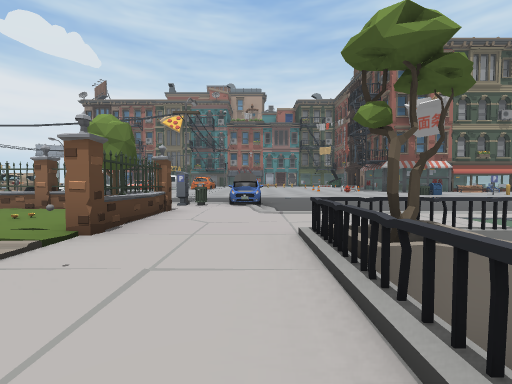
view 1 (above)

24 first-person views from a walk through a 3-D level made in the Unity game engine. The camera is 1.2 m above the floor, tilts 2° down and sees 90° across. The floor is counted in squares, 2 m on a side. Each view is taken from the middle of a square. On the plan, view 1 faces up. The plan holds only what a view shows up to about 9 squares ahead; the rest is blank. The place goes on beyond the plan. The player is left out. Some surface patterns are stand-ins.

view 2
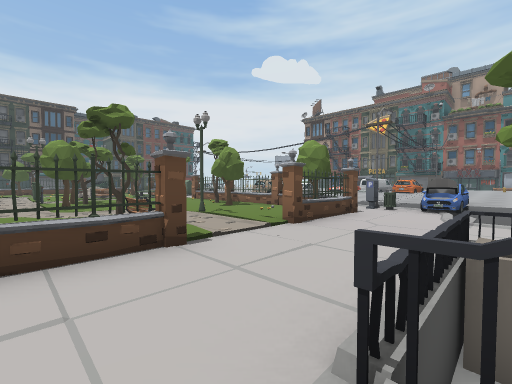

view 3
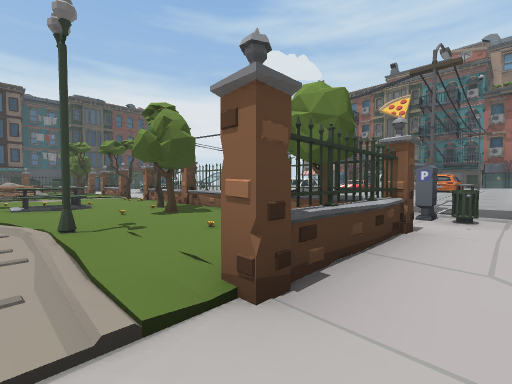

view 4
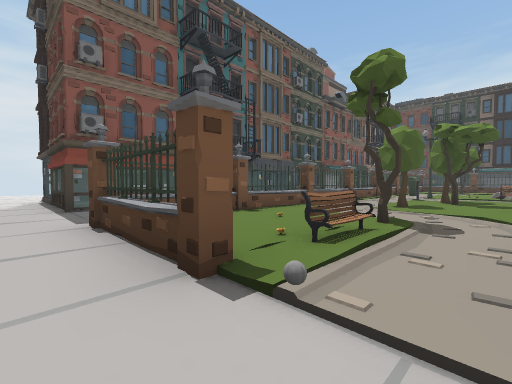

view 5
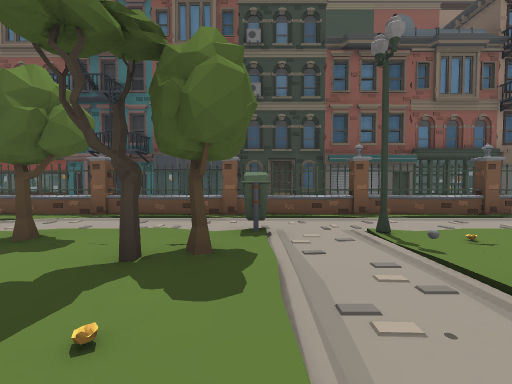

view 6
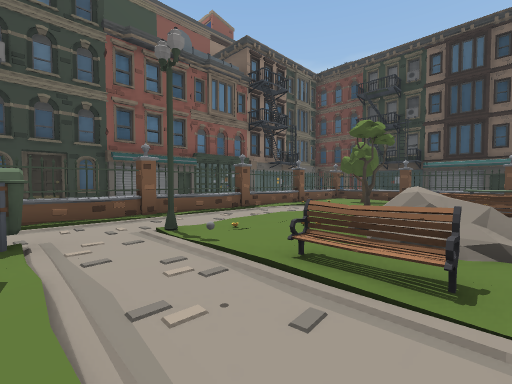

view 7
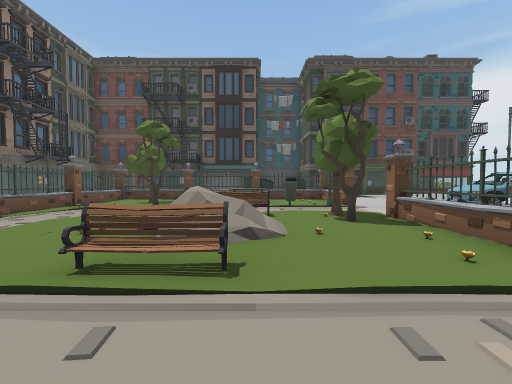

view 8
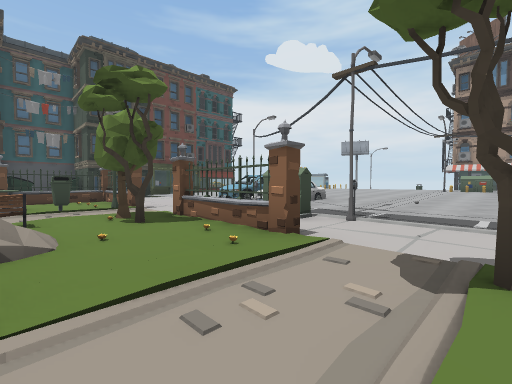

view 9
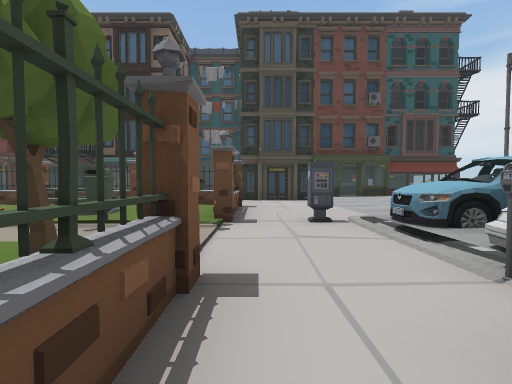

view 10
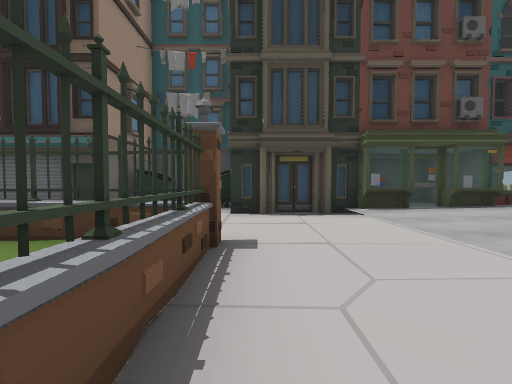

view 11
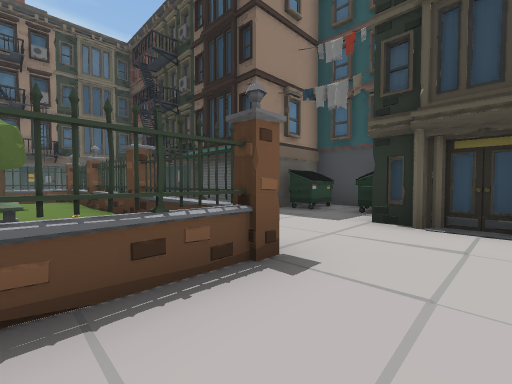

view 12
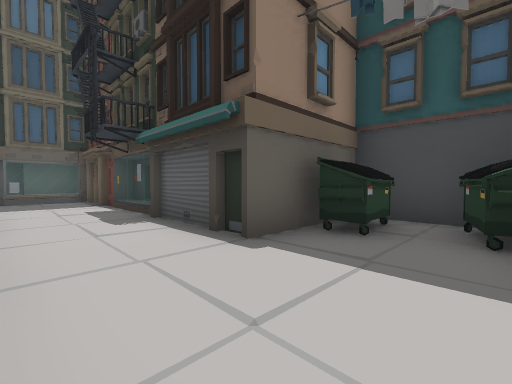

view 13
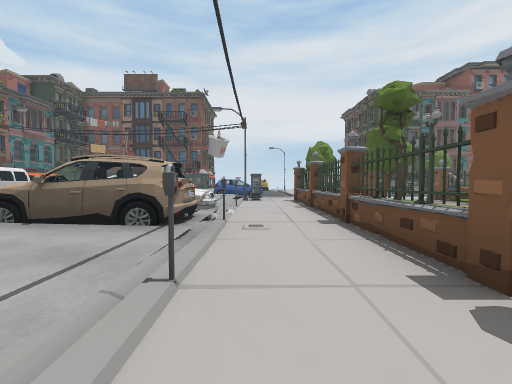

view 14
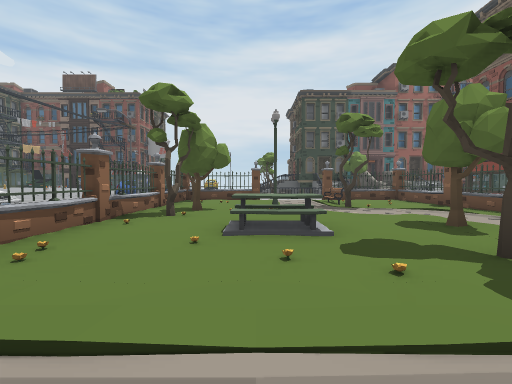

view 15
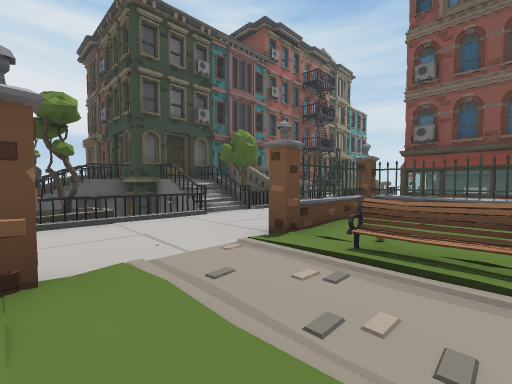

view 16
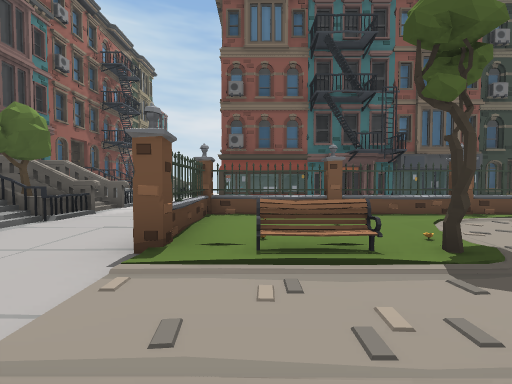

view 17
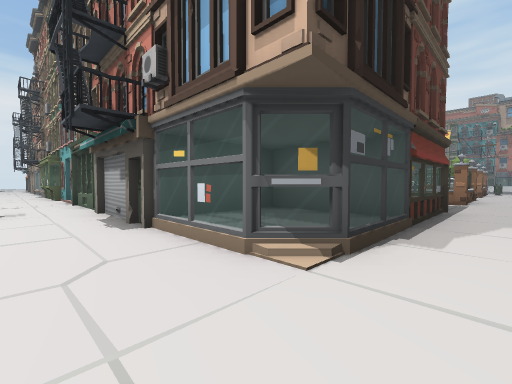

view 18
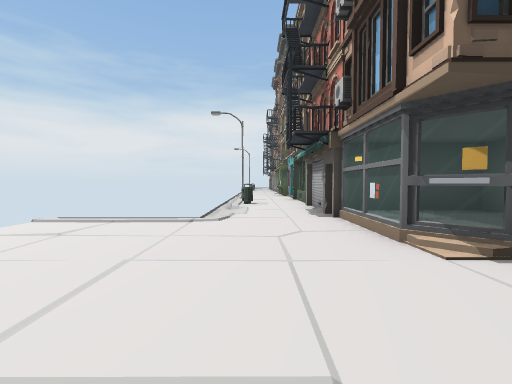

view 19
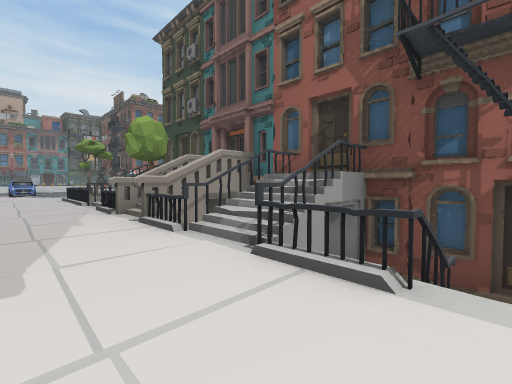

view 20
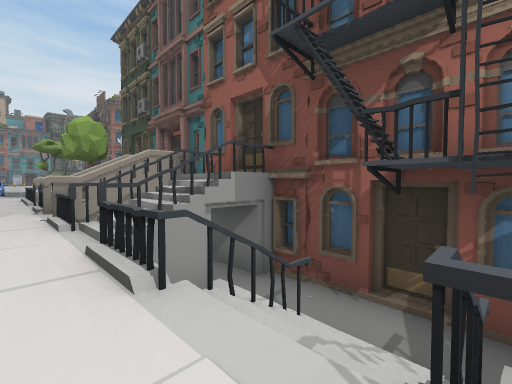

view 21
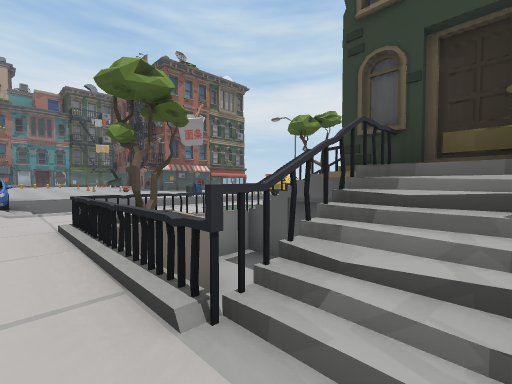

view 22
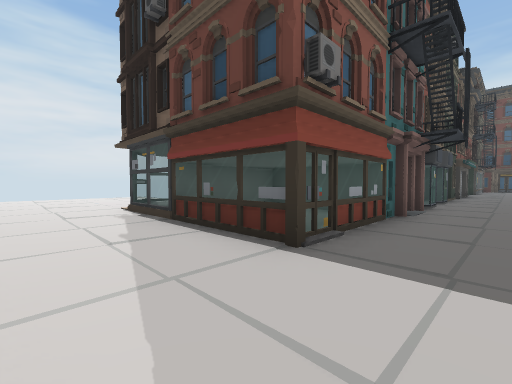

view 23
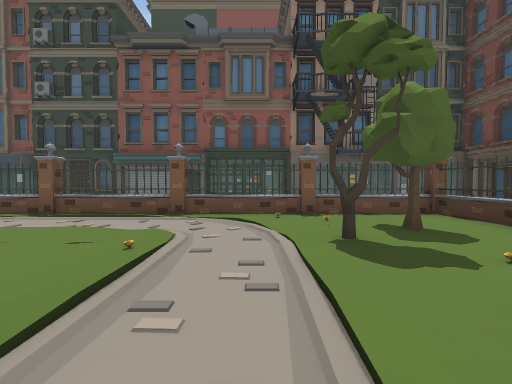

view 24
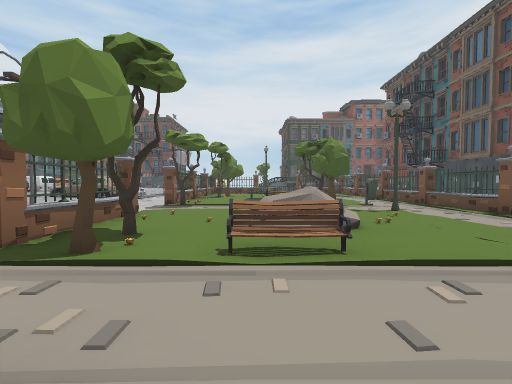

### Floor plan
Key: @ floor where view 1 was taken; # wall or solid block; x gap in a wall; . main floor; : floor 0.25 m higher than the main floor; + floor 0.5 m higher than the main floor; / step, stairs or slope; = window, fence, low wall or low ledge; ^ raised ledge; v drop or lower ground; O other object.
Columns run from 27 left of view 1 to 4 right of it. Each row starts with its distance up from view 1.
 10     OO::   O x:::::O    ++++++
  9     OO:::: OOO:::::OOO ::::+++++
  8     ##:::::OOO:::::OO=:::::O::::
  7    OOO  ..O  OOO..O....O O.O. ..
  6    OOO O...  ..   ....   O... ..
  5 O #OO  . :OOO#OOOOOOO#O#O#..  ..
  4 OO#OO   =..OOOO..:O  OOO.=..  ..
  3 O  OOO OOO:.O  :..OO:....O..Oxv#
  2      O  :...O OO.:O .:#../. Ovv#
  1      O OOO..O O..OO ..O:OO  vvv#
  0      O O#OO.:::O.O:OO.O.O# @####
 -1     OO  =.OO.........::O.= ./=#
 -2      O O#=O=OO=O=OO=O=OO=O  ^O#
 -3      O                     ./=#
 -4      O..                ..  ###
 -5      #=#==#OOOOOOOOOOOO===  ###
 -6        ######O        OO:=  /=#
 -7                       O###  #x#
 -8                   O   #O:=. //#
 -9                 OOOOOOOO== .###
-10                   O O  ...
-11                     O  .....
-12                        ...

Where each view was taken, in squares from view 1:
view 1: 0 up, 0 right, facing up
view 2: 1 down, 1 right, facing up-left
view 3: 2 up, 1 left, facing up-left
view 4: 2 up, 1 left, facing down-left
view 5: 3 up, 10 left, facing down
view 6: 3 up, 10 left, facing down-left
view 7: 3 up, 10 left, facing left
view 8: 3 up, 10 left, facing up-left
view 9: 6 up, 13 left, facing left
view 10: 6 up, 17 left, facing left
view 11: 7 up, 18 left, facing down-left
view 12: 5 up, 20 left, facing down-left
view 13: 7 up, 11 left, facing right
view 14: 3 up, 11 left, facing right
view 15: 3 up, 4 left, facing down-right
view 16: 3 up, 3 left, facing down
view 17: 11 down, 1 left, facing up-left
view 18: 11 down, 0 right, facing left
view 19: 8 down, 1 left, facing up-right
view 20: 9 down, 0 right, facing up-right
view 21: 1 down, 0 right, facing up-right
view 22: 3 down, 0 right, facing down-left
view 23: 3 up, 16 left, facing down
view 24: 3 up, 17 left, facing right
